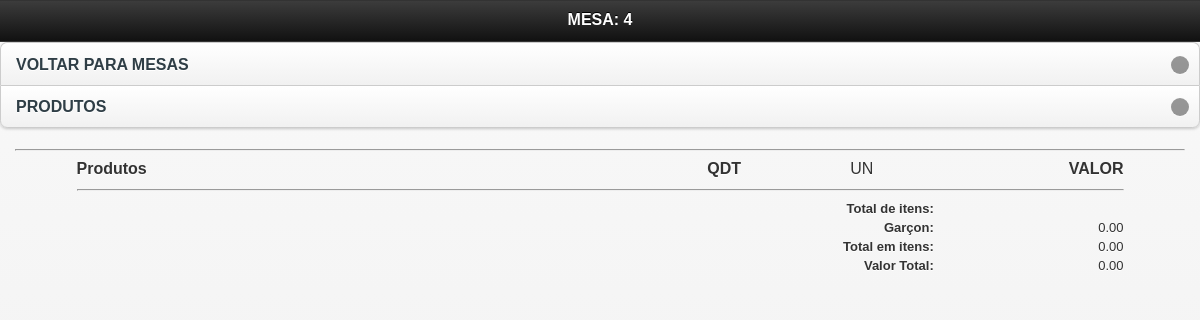
/mobile/vermesa.php?id_mesa=4 (signed in), run on an earlier commit of the app's database.
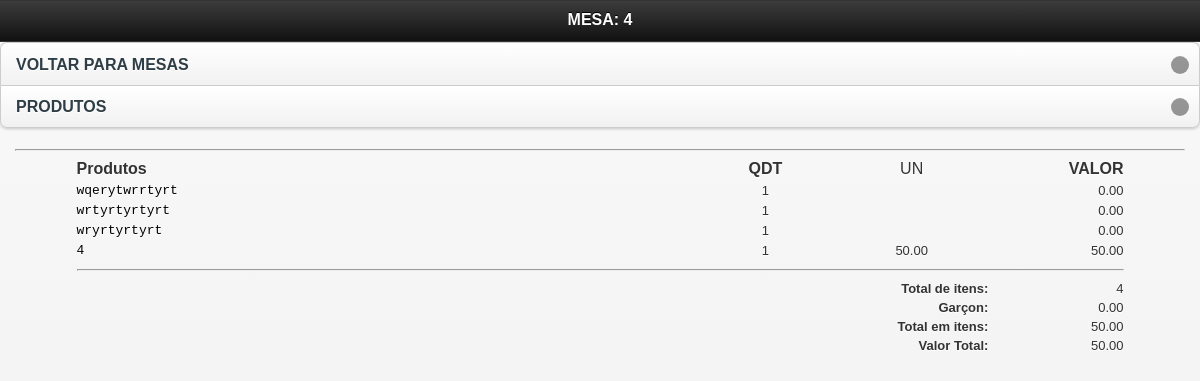
And on a later commit of the database.
### tables this page shows
CREATE TABLE `config` (
  `id_conf` int(30) NOT NULL,
  `empresa` varchar(200) NOT NULL,
  `telefone` varchar(30) NOT NULL,
  `pgarcon` int(10) NOT NULL,
  `ativo` int(2) NOT NULL
);

CREATE TABLE `tbl_carrinho` (
  `id` int(11) NOT NULL AUTO_INCREMENT,
  `cod` int(11) NOT NULL,
  `nome` varchar(150) NOT NULL,
  `preco` varchar(10) NOT NULL,
  `qtd` int(11) NOT NULL,
  `comanda` int(200) NOT NULL,
  `data` date NOT NULL,
  `time` time NOT NULL,
  `id_mesa` int(30) NOT NULL,
  `situacao` int(2) NOT NULL,
  `idGarcon` varchar(200) NOT NULL,
  `status` int(1) NOT NULL,
  `destino` int(1) NOT NULL,
  `entregue` int(1) NOT NULL,
  `feito` int(1) NOT NULL,
  PRIMARY KEY (`id`)
);

### mobile/vermesa.php (the view, shortened to what this page needs)
<!doctype html>
<html class="no-js ui-mobile-rendering" lang="pt">
<head>
      <link rel="stylesheet" href="css/jquery.mobile-1.3.1.min.css" />
      <link rel="stylesheet" href="../css/css.css"/>
</head>
<body>
<div id="categories" data-role="page" data-title="Categories">
      <div data-role="header">
            <h1>MESA: <?php echo $_GET['id_mesa']; ?></h1>
      </div>
              <ul data-role="listview" data-inset="true">
            <li><a href="mesas.php">VOLTAR PARA MESAS</a></li>
            <li><a href="javascript:window.history.go(-1)">PRODUTOS</a></li>
            </ul>
      <div data-role="content">
      <hr/>
      <div id="mesas2">
<table width="100%">
    <tr style="font-size:16px;">
	  <td width="56%" style="font-size:16px;"><strong>Produtos</strong></td>
	  <td width="12%" align="center"style="font-size:16px;"><strong>QDT</strong></td>
	  <td width="14%" align="center"style="font-size:16px;">UN</td>
	  <td align="right" style="font-size:16px;"><strong>VALOR</strong></td>
	  </tr>
	<?php
	$mesa = $_GET['id_mesa'];
	$carrinho = mysql_query("SELECT *, SUM(qtd) AS qt,SUM(preco) AS pr FROM tbl_carrinho WHERE id_mesa = '$mesa' AND situacao ='1' GROUP BY cod") or die(mysql_error());
	$contar = mysql_num_rows($carrinho);
	if($contar == 0){
		echo "";
	}else{
		while($res = mysql_fetch_array($carrinho)){
			$nome  			= $res['nome'];
			$preco       	= $res['pr'];
			$unitario		= $res['preco'];
			$qtd		 	= $res['qt'];
			$id_mesa		= $res['id_mesa'];
			$itens			+=$qtd;
			$total += $preco;
	?>
	<tr class="fontcomanda">
    <td align="left" class="btn">
      <a href="cozinha.php?id_mesa=<?php echo $id_mesa ?>&nome=<?php echo $nome; ?>"  title="Imprimir" onclick="Cozinha(this.href,'nomeJanela','350','600','yes');return false" class="fontcomanda"><?php echo $nome; ?></a></td>
    <td align="center" ><?php echo $qtd; ?> </td>
    <td align="center" ><?php echo $unitario ?></td>
    <td width="12%" align="right"><?php echo number_format($preco, 2); ?></td>
    </tr>
     <?php
		}
	}
	?>
     <tr class="fontcomanda">
       <td colspan="4" align="right" class="btn"><hr/></td>
     </tr>
     <tr class="fontcomanda">
	  <td colspan="3" align="right" class="btn"><strong>Total de itens:</strong></td>
	  <td align="right"><?php echo $itens ?></td>
    </tr>
     <tr class="fontcomanda">
       <td colspan="3" align="right" class="btn"><strong>Garçon: </strong></td>
       <td align="right">
         <?php
			$g = mysql_query("SELECT * FROM config") or die(mysql_error());
			$w = mysql_fetch_array($g);
			$ativo = $w['ativo'];
			$percentual = $w['pgarcon'];
			if($ativo == 1){
			$porcento_garcon = $percentual;
			}else{
			$porcento_garcon = 0;
			}
				$pgarcon = $total * $porcento_garcon / 100;
				$somatotal = $total + $pgarcon;
			?> <?php echo number_format($pgarcon, 2, '.', '.'); ?>
       </td>
     </tr>
     <tr class="fontcomanda">
       <td colspan="3" align="right" class="btn"><strong>Total em itens: </strong></td>
       <td align="right"> <?php echo number_format($total, 2, '.', '.'); ?></td>
     </tr>
     <tr class="fontcomanda">
       <td colspan="3" align="right" class="btn"><strong>Valor Total: </strong></td>
       <td align="right"> <?php echo number_format($somatotal, 2, '.', '.'); ?></td>
     </tr>
    </table>
</div>
</body>
</html>

What changed in the data, as far as the page shows it:
added tbl_carrinho: nome "wqerytwrrtyrt", qtd "1", preco "0.00"
added tbl_carrinho: nome "wrtyrtyrtyrt", qtd "1", preco "0.00"
added tbl_carrinho: nome "wryrtyrtyrt", qtd "1", preco "0.00"
added tbl_carrinho: nome "4", qtd "1", preco "50.00"
computed for config: ativo "0.00" → "50.00"
Also different on the page:
$itens: (not shown) → "4"
$total: "0.00" → "50.00"
